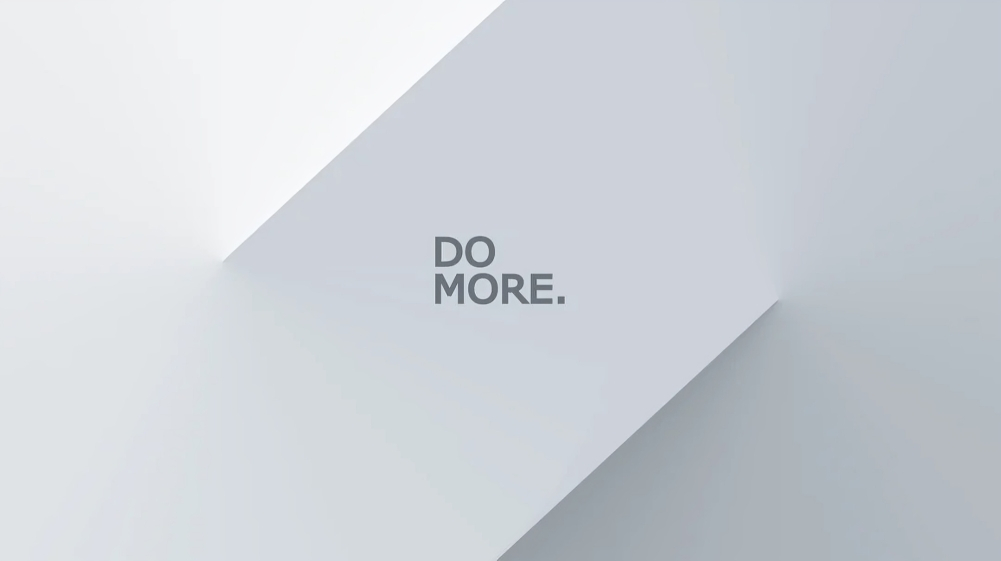
#> input picture Filter_Technics/pictures/doMoreQuality.jpg, 1001 x 561 px
$ python main.py
#> lines starting #> are read from the running program, lines starting #| are printed output that depends on the picture
### Filter_Technics/__learning__.py
# Import the OpenCV library for computer vision tasks
import cv2
import matplotlib.pyplot as plt
import numpy as np

# Import the constants variables
from __CONSTANTS__ import *


# [137 lines left out: functions camera, getHistogram, histogramsBB, smoothingFilter, not called in this run]


def sharpeningFilter(image: str):
#> called with image = 'pictures/doMoreQuality.jpg'
    img = cv2.imread(image)
#> img is the input picture: shape (561, 1001, 3); mean B, G, R 216.9, 210.8, 206
    # Define a sharpening kernel
    sharpening_kernel = np.array([[0, -1, 0],
                                  [-1, 5, -1],
                                  [0, -1, 0]])

    # Apply the sharpening kernel to the image
    sharpenedKernel = cv2.filter2D(img, -1, sharpening_kernel)

    # Step 1: Blur the original image
    img_blur = cv2.blur(img, (9, 9))
    cv2.imwrite('img_blur.png', img_blur)

    # Step 2: Subtract the blurred image from the original (this is the mask)
    mask = cv2.subtract(img, img_blur)
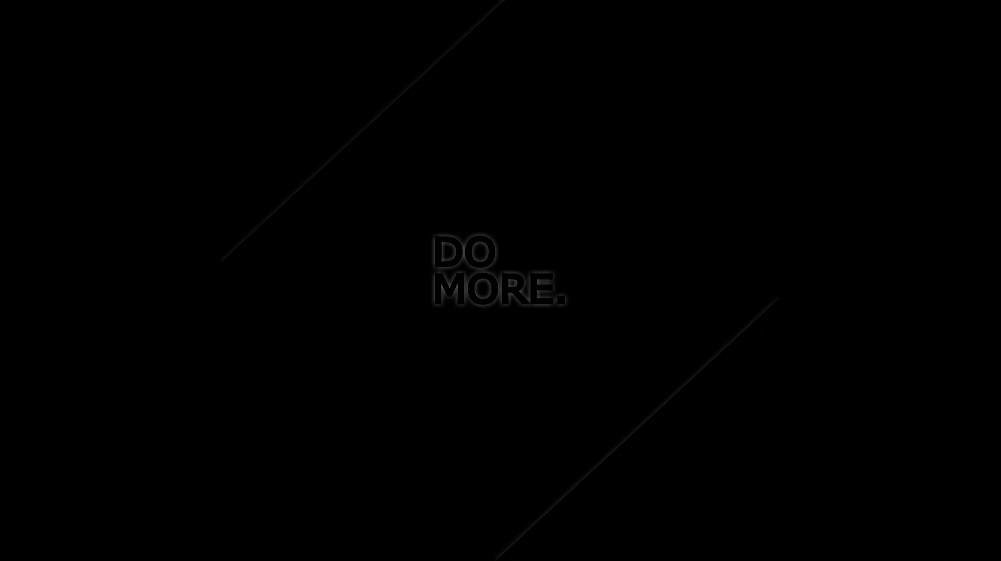
#> mask: shape (561, 1001, 3); mean B, G, R 0.3, 0.3, 0.3
    cv2.imwrite('mask.png', mask)

    # Step 3: Add the mask to the original image to get a sharpened result
    sharpened = cv2.add(img, mask)

    cv2.imwrite('sharpened.png', sharpened)
    cv2.imwrite('sharpenedKernel.png', sharpenedKernel)

### Filter_Technics/main.py
# Import the OpenCV library for computer vision tasks
from __learning__ import *


if __name__ == '__main__':
    # To apply LAB color space conversion and modify one of the channels, set 'convert' to True.
    # Pass 'l', 'a', or 'b' as the 'channel' parameter to specify which LAB channel should be zeroed out.
    # Use 'convert' set to False for a standard camera feed without any color space conversion.
    # camera(True, 'l')

    # Display the histogram for the specified image file.
    # The function will show the distribution of pixel intensities for the blue, green, and red channels.
    # Provide the path to the image as a string argument.
    # getHistogram("pictures/eagle.jpg")

    # Display the histogram for the specified image file.
    # Provide the path to the image as a string argument.
    # histogramsBB("pictures/eagle.jpg")

    # Provide the path to the image as a string argument.
    # smoothingFilter("pictures/eagle.jpg")

    # Sharpening Spatial Filter
    sharpeningFilter("pictures/doMoreQuality.jpg")
